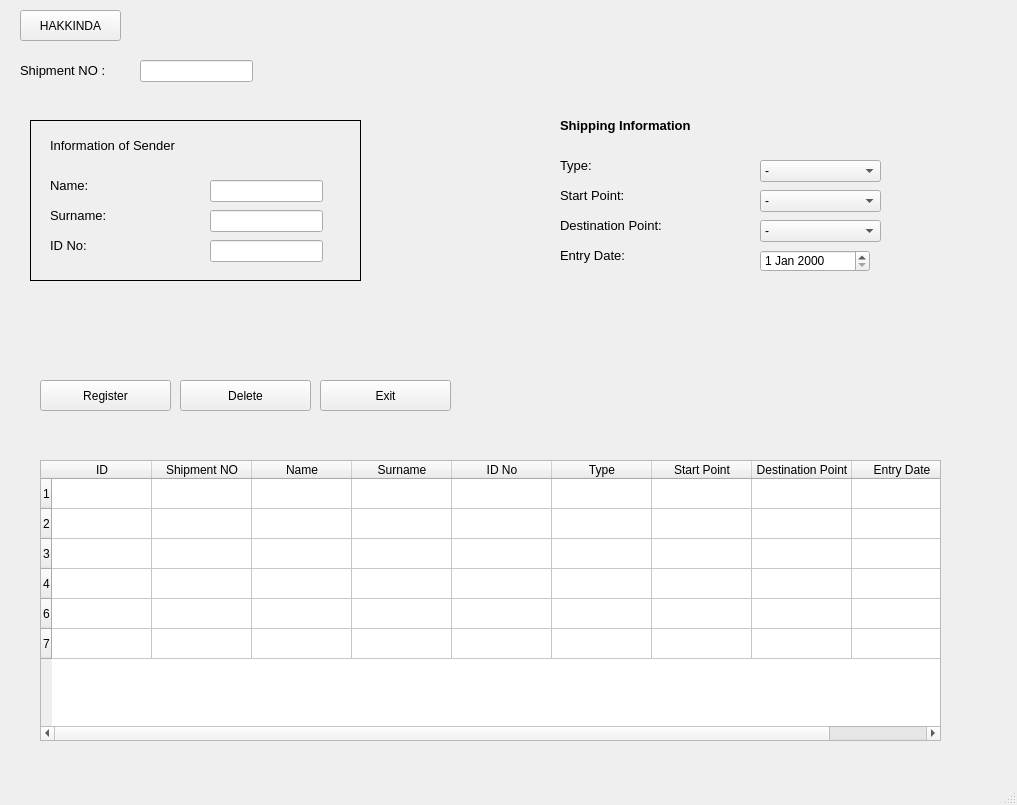
<?xml version="1.0" encoding="UTF-8"?>
<ui version="4.0">
 <class>MainApp</class>
 <widget class="QMainWindow" name="MainApp">
  <property name="geometry">
   <rect>
    <x>0</x>
    <y>0</y>
    <width>1017</width>
    <height>805</height>
   </rect>
  </property>
  <property name="windowTitle">
   <string>MainWindow</string>
  </property>
  <widget class="QWidget" name="centralwidget">
   <widget class="QPushButton" name="pushButton_register">
    <property name="geometry">
     <rect>
      <x>40</x>
      <y>380</y>
      <width>131</width>
      <height>31</height>
     </rect>
    </property>
    <property name="text">
     <string>Register</string>
    </property>
   </widget>
   <widget class="QLineEdit" name="lineEdit_No">
    <property name="geometry">
     <rect>
      <x>140</x>
      <y>60</y>
      <width>113</width>
      <height>22</height>
     </rect>
    </property>
   </widget>
   <widget class="QLabel" name="label">
    <property name="geometry">
     <rect>
      <x>20</x>
      <y>50</y>
      <width>161</width>
      <height>41</height>
     </rect>
    </property>
    <property name="font">
     <font>
      <pointsize>10</pointsize>
     </font>
    </property>
    <property name="text">
     <string>Shipment NO :</string>
    </property>
   </widget>
   <widget class="QLabel" name="label_6">
    <property name="geometry">
     <rect>
      <x>560</x>
      <y>110</y>
      <width>191</width>
      <height>31</height>
     </rect>
    </property>
    <property name="font">
     <font>
      <pointsize>10</pointsize>
      <weight>75</weight>
      <bold>true</bold>
     </font>
    </property>
    <property name="text">
     <string>Shipping Information</string>
    </property>
   </widget>
   <widget class="QLabel" name="label_7">
    <property name="geometry">
     <rect>
      <x>560</x>
      <y>150</y>
      <width>191</width>
      <height>31</height>
     </rect>
    </property>
    <property name="font">
     <font>
      <pointsize>10</pointsize>
     </font>
    </property>
    <property name="text">
     <string>Type:</string>
    </property>
   </widget>
   <widget class="QLabel" name="label_8">
    <property name="geometry">
     <rect>
      <x>560</x>
      <y>180</y>
      <width>191</width>
      <height>31</height>
     </rect>
    </property>
    <property name="font">
     <font>
      <pointsize>10</pointsize>
     </font>
    </property>
    <property name="text">
     <string>Start Point:</string>
    </property>
   </widget>
   <widget class="QLabel" name="label_9">
    <property name="geometry">
     <rect>
      <x>560</x>
      <y>210</y>
      <width>191</width>
      <height>31</height>
     </rect>
    </property>
    <property name="font">
     <font>
      <pointsize>10</pointsize>
     </font>
    </property>
    <property name="text">
     <string>Destination Point:</string>
    </property>
   </widget>
   <widget class="QLabel" name="label_10">
    <property name="geometry">
     <rect>
      <x>560</x>
      <y>240</y>
      <width>191</width>
      <height>31</height>
     </rect>
    </property>
    <property name="font">
     <font>
      <pointsize>10</pointsize>
     </font>
    </property>
    <property name="text">
     <string>Entry Date:</string>
    </property>
   </widget>
   <widget class="QComboBox" name="comboBox_type">
    <property name="geometry">
     <rect>
      <x>760</x>
      <y>160</y>
      <width>121</width>
      <height>22</height>
     </rect>
    </property>
    <item>
     <property name="text">
      <string>-</string>
     </property>
    </item>
    <item>
     <property name="text">
      <string>Document</string>
     </property>
    </item>
    <item>
     <property name="text">
      <string>Pack</string>
     </property>
    </item>
    <item>
     <property name="text">
      <string>Breakable</string>
     </property>
    </item>
    <item>
     <property name="text">
      <string>Letter</string>
     </property>
    </item>
   </widget>
   <widget class="QComboBox" name="comboBox_from">
    <property name="geometry">
     <rect>
      <x>760</x>
      <y>190</y>
      <width>121</width>
      <height>22</height>
     </rect>
    </property>
    <item>
     <property name="text">
      <string>-</string>
     </property>
    </item>
    <item>
     <property name="text">
      <string>USA</string>
     </property>
    </item>
    <item>
     <property name="text">
      <string>UK</string>
     </property>
    </item>
    <item>
     <property name="text">
      <string>China</string>
     </property>
    </item>
    <item>
     <property name="text">
      <string>India</string>
     </property>
    </item>
    <item>
     <property name="text">
      <string>Germany</string>
     </property>
    </item>
   </widget>
   <widget class="QComboBox" name="comboBox_dest">
    <property name="geometry">
     <rect>
      <x>760</x>
      <y>220</y>
      <width>121</width>
      <height>22</height>
     </rect>
    </property>
    <item>
     <property name="text">
      <string>-</string>
     </property>
    </item>
    <item>
     <property name="text">
      <string>USA</string>
     </property>
    </item>
    <item>
     <property name="text">
      <string>UK</string>
     </property>
    </item>
    <item>
     <property name="text">
      <string>China</string>
     </property>
    </item>
    <item>
     <property name="text">
      <string>India</string>
     </property>
    </item>
    <item>
     <property name="text">
      <string>Germany</string>
     </property>
    </item>
   </widget>
   <widget class="QPushButton" name="pushButton_delete">
    <property name="geometry">
     <rect>
      <x>180</x>
      <y>380</y>
      <width>131</width>
      <height>31</height>
     </rect>
    </property>
    <property name="text">
     <string>Delete</string>
    </property>
   </widget>
   <widget class="QPushButton" name="pushButton_quit">
    <property name="geometry">
     <rect>
      <x>320</x>
      <y>380</y>
      <width>131</width>
      <height>31</height>
     </rect>
    </property>
    <property name="text">
     <string>Exit</string>
    </property>
   </widget>
   <widget class="QFrame" name="frame">
    <property name="geometry">
     <rect>
      <x>30</x>
      <y>120</y>
      <width>331</width>
      <height>161</height>
     </rect>
    </property>
    <property name="frameShape">
     <enum>QFrame::Panel</enum>
    </property>
    <property name="frameShadow">
     <enum>QFrame::Plain</enum>
    </property>
    <widget class="QLineEdit" name="lineEdit_tcno">
     <property name="geometry">
      <rect>
       <x>180</x>
       <y>120</y>
       <width>113</width>
       <height>22</height>
      </rect>
     </property>
    </widget>
    <widget class="QLineEdit" name="lineEdit_name">
     <property name="geometry">
      <rect>
       <x>180</x>
       <y>60</y>
       <width>113</width>
       <height>22</height>
      </rect>
     </property>
    </widget>
    <widget class="QLabel" name="label_2">
     <property name="geometry">
      <rect>
       <x>20</x>
       <y>10</y>
       <width>191</width>
       <height>31</height>
      </rect>
     </property>
     <property name="font">
      <font>
       <pointsize>10</pointsize>
      </font>
     </property>
     <property name="text">
      <string>Information of Sender</string>
     </property>
    </widget>
    <widget class="QLineEdit" name="lineEdit_surname">
     <property name="geometry">
      <rect>
       <x>180</x>
       <y>90</y>
       <width>113</width>
       <height>22</height>
      </rect>
     </property>
    </widget>
    <widget class="QLabel" name="label_3">
     <property name="geometry">
      <rect>
       <x>20</x>
       <y>50</y>
       <width>191</width>
       <height>31</height>
      </rect>
     </property>
     <property name="font">
      <font>
       <pointsize>10</pointsize>
      </font>
     </property>
     <property name="text">
      <string>Name:</string>
     </property>
    </widget>
    <widget class="QLabel" name="label_4">
     <property name="geometry">
      <rect>
       <x>20</x>
       <y>80</y>
       <width>191</width>
       <height>31</height>
      </rect>
     </property>
     <property name="font">
      <font>
       <pointsize>10</pointsize>
      </font>
     </property>
     <property name="text">
      <string>Surname:</string>
     </property>
    </widget>
    <widget class="QLabel" name="label_5">
     <property name="geometry">
      <rect>
       <x>20</x>
       <y>110</y>
       <width>191</width>
       <height>31</height>
      </rect>
     </property>
     <property name="font">
      <font>
       <pointsize>10</pointsize>
      </font>
     </property>
     <property name="text">
      <string>ID No:</string>
     </property>
    </widget>
   </widget>
   <widget class="QTableWidget" name="tableWidget">
    <property name="geometry">
     <rect>
      <x>40</x>
      <y>460</y>
      <width>901</width>
      <height>281</height>
     </rect>
    </property>
    <row>
     <property name="text">
      <string>1</string>
     </property>
    </row>
    <row>
     <property name="text">
      <string>2</string>
     </property>
    </row>
    <row>
     <property name="text">
      <string>3</string>
     </property>
    </row>
    <row>
     <property name="text">
      <string>4</string>
     </property>
    </row>
    <row>
     <property name="text">
      <string>6</string>
     </property>
    </row>
    <row>
     <property name="text">
      <string>7</string>
     </property>
    </row>
    <column>
     <property name="text">
      <string>ID</string>
     </property>
    </column>
    <column>
     <property name="text">
      <string>Shipment NO</string>
     </property>
    </column>
    <column>
     <property name="text">
      <string>Name</string>
     </property>
    </column>
    <column>
     <property name="text">
      <string>Surname</string>
     </property>
    </column>
    <column>
     <property name="text">
      <string>ID No</string>
     </property>
    </column>
    <column>
     <property name="text">
      <string>Type</string>
     </property>
    </column>
    <column>
     <property name="text">
      <string>Start Point</string>
     </property>
    </column>
    <column>
     <property name="text">
      <string>Destination Point</string>
     </property>
    </column>
    <column>
     <property name="text">
      <string>Entry Date</string>
     </property>
    </column>
   </widget>
   <widget class="QPushButton" name="pushButton_4">
    <property name="geometry">
     <rect>
      <x>20</x>
      <y>10</y>
      <width>101</width>
      <height>31</height>
     </rect>
    </property>
    <property name="text">
     <string>HAKKINDA</string>
    </property>
   </widget>
   <widget class="QDateEdit" name="dateEdit">
    <property name="geometry">
     <rect>
      <x>760</x>
      <y>250</y>
      <width>110</width>
      <height>22</height>
     </rect>
    </property>
   </widget>
  </widget>
  <widget class="QMenuBar" name="menubar">
   <property name="geometry">
    <rect>
     <x>0</x>
     <y>0</y>
     <width>1017</width>
     <height>26</height>
    </rect>
   </property>
  </widget>
  <widget class="QStatusBar" name="statusbar"/>
 </widget>
 <resources/>
 <connections/>
</ui>
